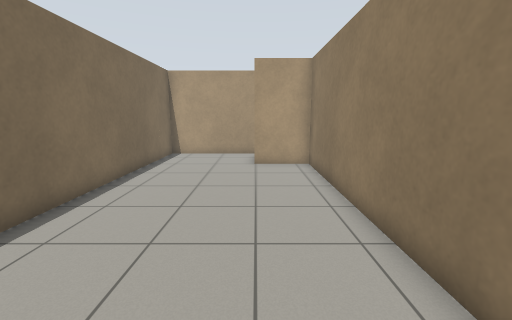
view 1 (above)

13 first-person views from a walk through a Gazebo world. The camera is 1.2 m above the floor, tilts 10° down and sees 90° across. The floor is counted in squares, 0.5 m on a side. Each view is taken from the middle of a square. On the plan, view 1 faces up. The plan holds only what a view shows up to about 17 squares ahead; the rest is blank.

view 2
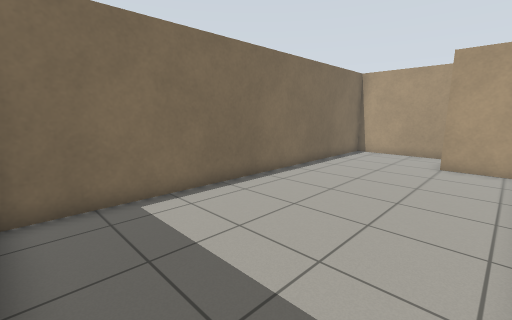

view 3
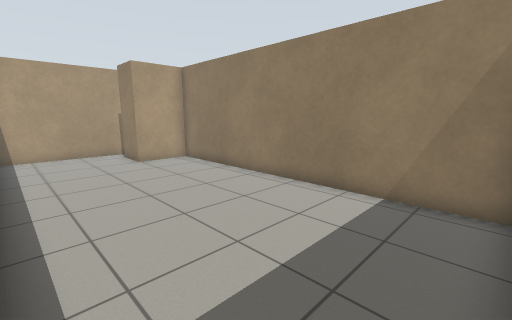

view 4
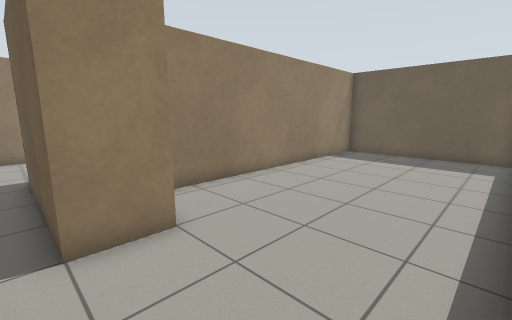

view 5
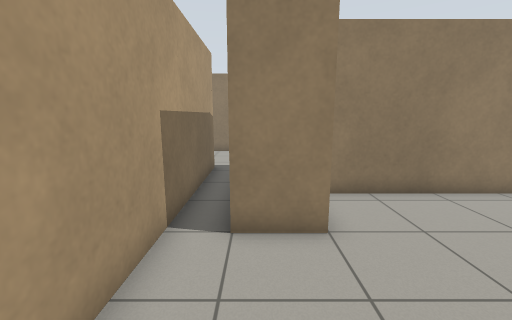

view 6
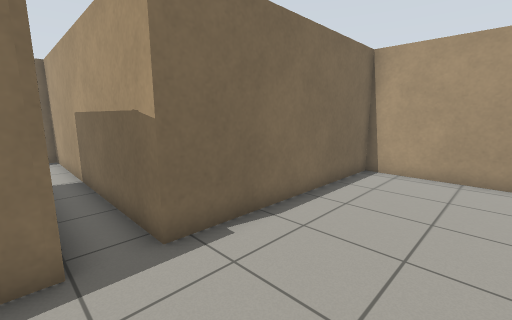

view 7
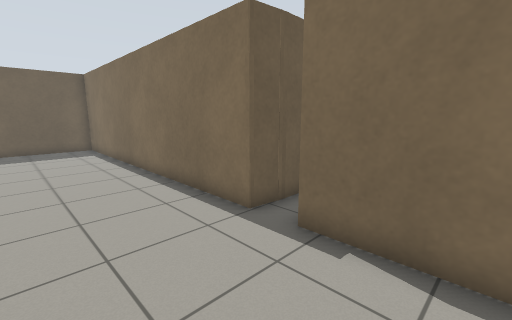

view 8
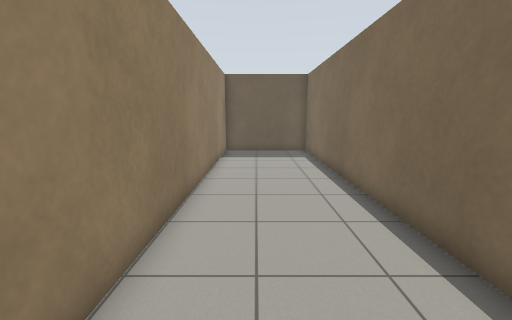

view 9
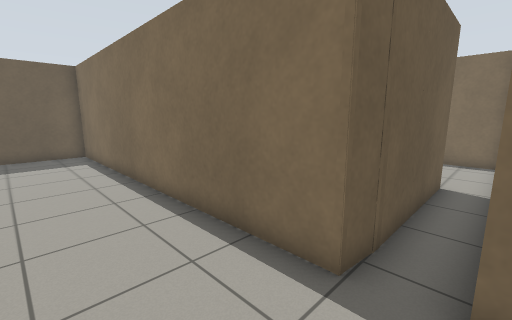

view 10
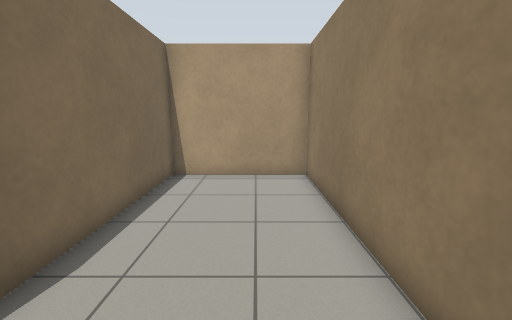

view 11
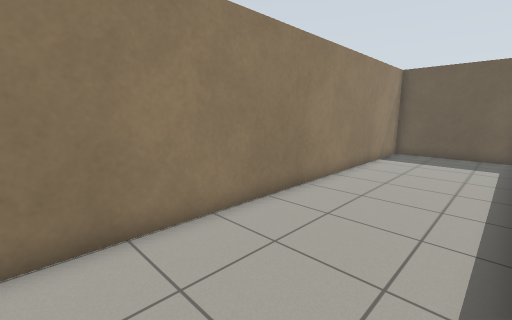

view 12
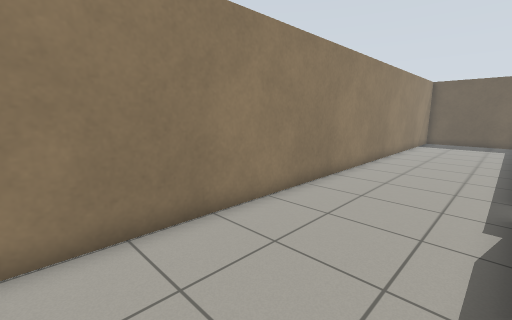

view 13
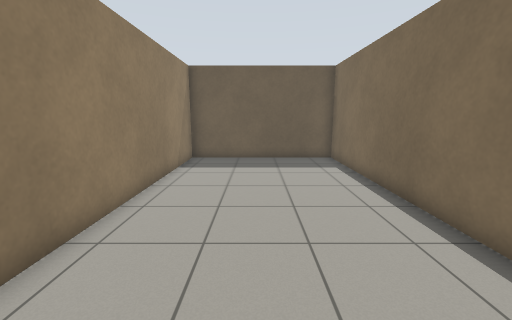

### Floor plan
Points are (right, up) in squares from view 1. A wall is a line through its corners. A room is listed if a view was taken in it or the views show most of it. See-through windows are left out.
Room 1 (views 1, 2, 3)
walls: (-5.3, 12.4) (-5.3, -1.4) (2.6, -1.4) (2.6, 12.5) (-0.1, 12.5)
ways out: opening at (-3, 13.5) to room 2
Room 2 (views 4, 5, 6, 7, 8, 9, 10, 11, 12, 13)
walls: (5.2, 14.6) (6.6, 14.4) (6.6, -1.4) (12, -1.4) (12, 25.1) (6.6, 25.1) (6.6, 15.9) (-5.3, 15.9) (-5.3, 12.4); (-0.1, 12.5) (-0.1, 14.5) (6.6, 14.5)
ways out: opening at (-3, 13.5) to room 1

Positions as (right, up) in squares from view 1, and headings:
1: (0, 0), facing up
2: (2, -1), facing up-left
3: (-5, -1), facing up-right
4: (-5, 15), facing down-right
5: (-5, 14), facing right
6: (11, 14), facing up-left
7: (11, 19), facing down-left
8: (10, 16), facing down
9: (10, 16), facing down-left
10: (10, 15), facing up
11: (7, 16), facing down-right
12: (7, 24), facing down-right
13: (-1, 13), facing down
